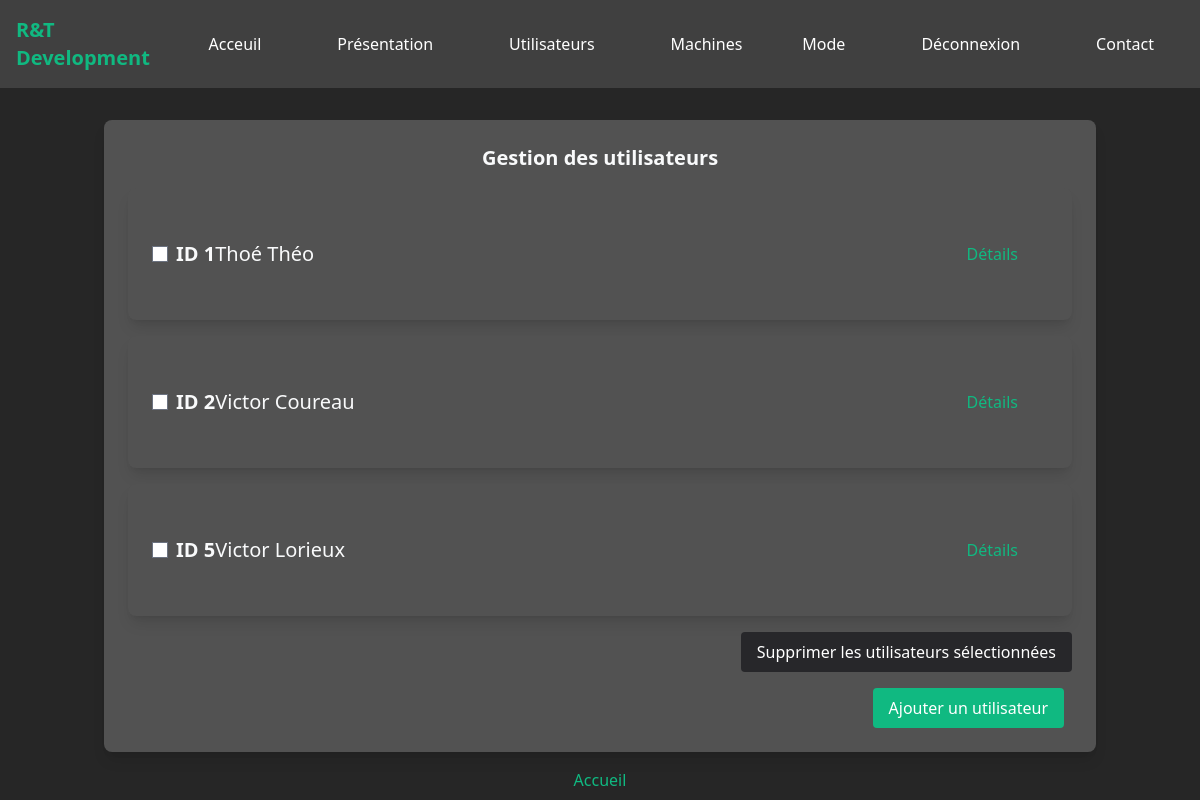
The page /computerApp/utilisateurs/ (signed in) on the database as committed earlier.
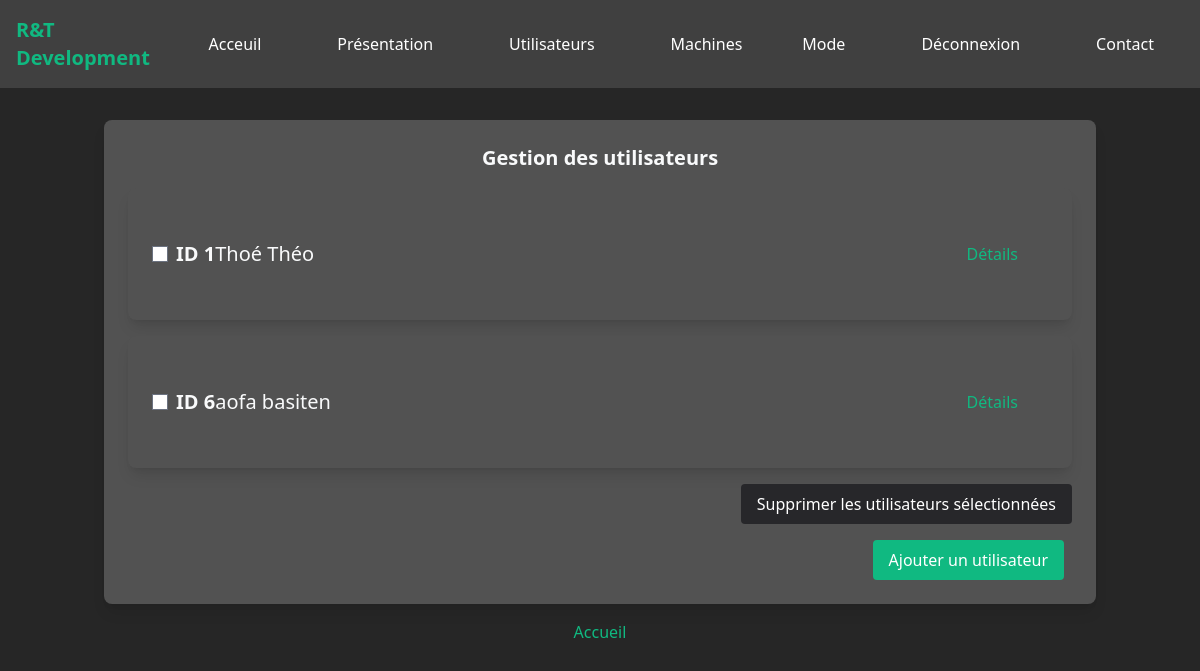
The same page on the database as committed later.
### computerApp/models.py (models this page shows)
class Utilisateur(models.Model):
    SECT = (
        ('Gestion',('77')),
        ('Clients',('10')),
        ('Services',('20')),
    )
    id = models.AutoField(primary_key=True, editable=False)
    nom = models.CharField(max_length = 20)
    prenom = models.CharField(max_length = 20)
    secteur = models.CharField(max_length= 32, choices=SECT, default='Gestion')
    majU = models.CharField(max_length= 32, default='Jamais modifié')

### computerApp/views.py (the view)
# urls.py: path('utilisateurs/', views.utilisateur_list_view, name='utilisateurs'),
@login_required
def utilisateur_list_view(request) :
    utilisateurs = Utilisateur.objects.all()
    context={'utilisateurs':utilisateurs}
    return render(request,
        'utilisateur_list.html',
        context)

### theme/context_processors.py (called while the page is built)
def theme(request):
    if 'is_dark_theme' in request.session:
        is_dark_theme = request.session.get('is_dark_theme')
        return {'is_dark_theme': is_dark_theme}
    return {'is_dark_theme': False}

### computerApp/templates/utilisateur_list.html (shortened to what this page needs)
{% extends "index.html" %}
{% block content %}
<body class="bg-gray-100">
  <div class="container mx-auto mt-8 px-4">
    <div class="bg-white rounded-lg shadow-lg p-6 dark:bg-neutral-600">
      <div class="flex justify-center mb-4">
        <h2 class="text-xl font-bold">Gestion des utilisateurs</h2>
      </div>
      {% if utilisateurs %}
      <form action="{% url 'del-utilisateur' %}" method="post">
        <ul class="space-y-4">
          {% for utilisateur in utilisateurs %}
          <li class="flex items-center bg-slate-100 rounded-lg shadow-lg p-6 dark:bg-neutral-600">
            <input class="mr-2" type="checkbox" name="selected_utilisateur" value="{{ utilisateur.id }}" class="mr-2 form-checkbox text-emerald-500 border-black bg-emerald-500">
            <span class="font-bold text-xl">ID {{ utilisateur.id }}</span>
            <p class="text-xl">{{ utilisateur.prenom }} {{ utilisateur.nom }}</p>
            <a href="{% url 'utilisateur-detail' utilisateur.id %}" class="ml-auto text-emerald-500 hover:text-emerald-700 duration-300">Détails</a>
          </li>
          {% endfor %}
        </ul>
        <div class="mt-4 flex justify-end">
          <button type="submit" class="bg-zinc-800 hover:bg-zinc-950 duration-300 text-white py-2 px-4 rounded">Supprimer les utilisateurs sélectionnées</button>
        </div>
      </form>
      {% else %}
      <p class="mt-8 text-center text-gray-500 dark:text-white">Il n'y a pas d'utilisateur.</p>
      {% endif %}
      <div class="flex justify-end mt-4">
        <a href="{% url 'add-utilisateur' %}" class="bg-emerald-500 hover:bg-emerald-700 duration-300 text-white py-2 px-4 rounded mr-2">Ajouter un utilisateur</a>
      </div>
    </div>
  </div>
  <div class="flex justify-center mt-4">
    <button class="text-emerald-500 hover:text-emerald-700 duration-300"><a  href="{% url 'index' %}">Accueil</a></button>
  </div>
</body>
</html>
{% endblock %}

### theme/templates/index.html (shortened to what this page needs)
{% load static tailwind_tags %}
<!DOCTYPE html>
<html lang='fr' class="{% if is_dark_theme %}dark{% endif %}">
    <head>
		{% tailwind_css %}
    </head>
    <body class="bg-gray-50 dark:bg-neutral-800 text-black dark:text-gray-50">
        {% block menu %}
        <header>
            <nav class="flex justify-between items-center p-4 bg-gray-100 dark:bg-neutral-700">
                <a class="text-xl text-emerald-500 dark:text-emerald-500 font-bold" href="{% url 'index' %}">R&T Development</a>
                <ul class="flex space-x-4">
                    <li><a href="{% url 'index' %}" class="text-gray-800 dark:text-white hover:text-emerald-500 dark:hover:text-emerald-500">Acceuil</a></li>
                    <li><a href="{% url 'presentation' %}" class="text-gray-800 dark:text-white hover:text-emerald-500 dark:hover:text-emerald-500">Présentation</a></li>
                    <li><a href="{% url 'utilisateurs' %}" class="text-gray-800 dark:text-white hover:text-emerald-500 dark:hover:text-emerald-500">Utilisateurs</a></li>
                    <li><a href="{% url 'machines' %}" class="text-gray-800 dark:text-white hover:text-emerald-500 dark:hover:text-emerald-500">Machines</a></li>
                </ul>
                <ul class="flex space-x-4">
                    <li><a href="{% url 'change-theme' %}" class="text-gray-800 dark:text-white hover:text-emerald-500 bouton_mode dark:hover:text-emerald-500">Mode</a></li>
                    {% if user.is_authenticated %}
                        <li><a href="{% url 'logout' %}" class="text-gray-800 dark:text-white hover:text-emerald-500 dark:hover:text-emerald-500">Déconnexion</a></li>
                    {% else %}
                        <li><a href="{% url 'login' %}" class="text-gray-800 dark:text-white hover:text-emerald-500 dark:hover:text-emerald-500">Connexion</a></li>
                    {% endif %}
                    <li><a href="{% url 'contact-submit' %}" class="text-gray-800 dark:text-white hover:text-emerald-500 dark:hover:text-emerald-500">Contact</a></li>
                </ul>
            </nav>
        </header>
        {% endblock %}
        {% block content %}{% endblock %}
    </body>
</html>

Rows that differ between the two databases and show on the page:
removed Utilisateur: id "2", prenom "Victor", nom "Coureau"
removed Utilisateur: id "5", prenom "Victor", nom "Lorieux"
added Utilisateur: id "6", prenom "aofa", nom "basiten"
